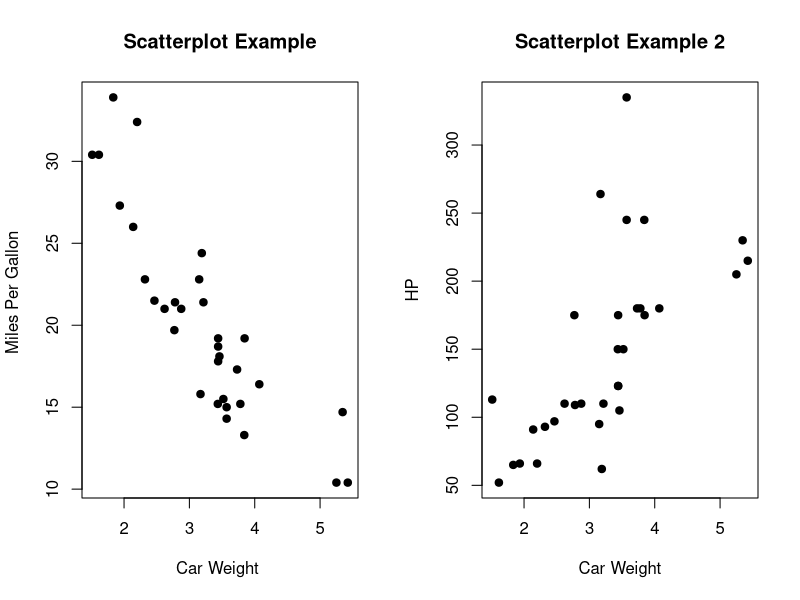

Write the R code that produced this figure. (Note: this script raises an error after producing the figure.)
#to generate 2 random plots
attach(mtcars)
par(mfrow=c(1,2))
plot(wt, mpg, main="Scatterplot Example", 
            xlab="Car Weight ", ylab="Miles Per Gallon ", pch=19)
plot(wt, hp, main= "Scatterplot Example 2", xlab="Car Weight", ylab="HP", pch=19)

mtcars <- mtcars

# second way: add dots on bottom and left panel
  # before the scatters are drawn, 
  # add small dots on basal plane and on the depth plane
  panelfirst <- function(pmat) {
         zmin <- min(-quakes$depth)
         XY <- trans3D(quakes$long, quakes$lat, 
                                                z = rep(zmin, nrow(quakes)), pmat = pmat)
         scatter2D(XY$x, XY$y, colvar = quakes$mag, pch = ".", 
                                     cex = 2, add = TRUE, colkey = FALSE)
    
          xmin <- min(quakes$long)
        XY <- trans3D(x = rep(xmin, nrow(quakes)), y = quakes$lat, 
                                                z = -quakes$depth, pmat = pmat)
       scatter2D(XY$x, XY$y, colvar = quakes$mag, pch = ".", 
                                       cex = 2, add = TRUE, colkey = FALSE)
      }

 with(quakes, scatter3D(x = long, y = lat, z = -depth, colvar = mag, 
                                       pch = 16, cex = 1.5, xlab = "longitude", ylab = "latitude", 
                                       zlab = "depth, km", clab = c("Richter","Magnitude"),
                                       main = "Earthquakes off Fiji", ticktype = "detailed", 
                                       panel.first = panelfirst, theta = 10, d = 2, 
                                       colkey = list(length = 0.5, width = 0.5, cex.clab = 0.75))
                  )
 
 ######
 with(quakes, scatter3D(x = long, y = lat, z = -depth, colvar = mag, 
                               pch = 16, cex = 1.5, xlab = "longitude", ylab = "latitude", 
                               zlab = "depth, km", clab = c("Richter","Magnitude"),
                               main = "Earthquakes off Fiji", ticktype = "detailed", 
                               type = "h", theta = 10, d = 2, 
                               colkey = list(length = 0.5, width = 0.5, cex.clab = 0.75))
             )
 quakes <- quakes
 #####

